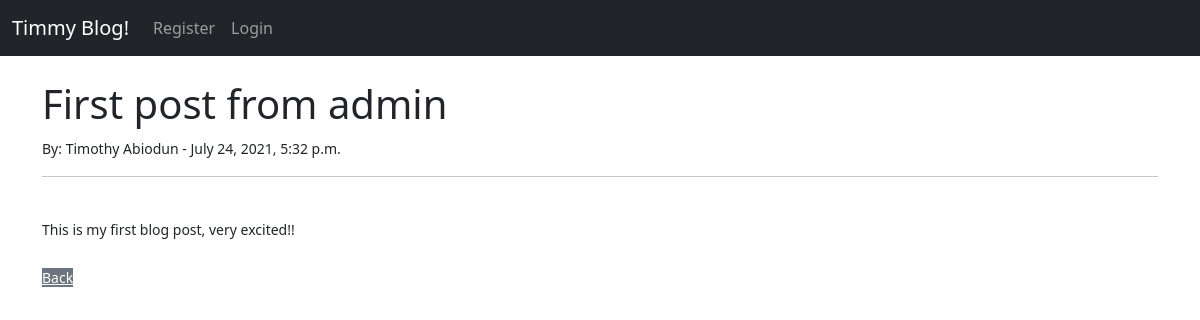
The app's page /article/1 with its own data.
### timmyBlog/models.py (models this page shows, shortened)
class Post(models.Model):
    title = models.CharField(max_length=255)
    title_tag = models.CharField(max_length=255)
    author = models.ForeignKey(User, on_delete=models.CASCADE)
    body = models.TextField()
    post_date = models.DateField(auto_now_add=True)
    post_time = models.TimeField(auto_now_add=True)

### timmyBlog/views.py (the view)
# urls.py: path('article/<int:pk>', ArticleDetailPage.as_view(), name="article-detail"),
class ArticleDetailPage(DetailView):
    model = Post
    template_name = 'article_details.html'

### timmyBlog/templates/article_details.html (shortened to what this page needs)
{% extends 'base.html' %}
{% block content %}
<h1>{{ post.title }}</h1>
<small>By: {{ post.author.first_name }}
    {{ post.author.last_name}} -
    {{ post.post_date }}, {{ post.post_time }}
    <br>
<hr>
<br>
{{ post.body }}
<br/><br/>
<a href="{% url 'home' %}" class="class=btn btn-secondary">Back</a>
{% endblock %}

### records on screen
Post: title "First post from admin", author.first_name "Timothy", author.last_name "Abiodun", post_date "July 24, 2021", post_time "5:32 p.m.", body "This is my first blog post, very excited!!"
